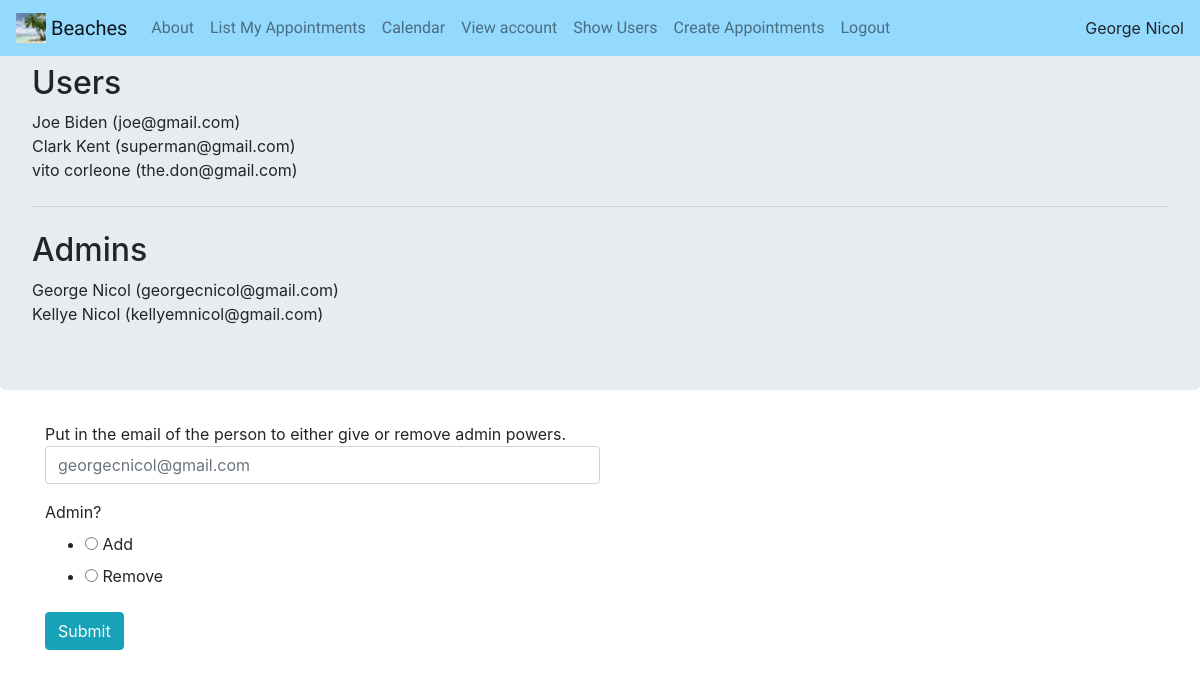
/users/show (signed in), run on the app's committed database.
### project/models.py (models this page shows, shortened)
class User(db.Model, UserMixin):
    __tablename__ = 'users'
    id = db.Column(db.Integer, primary_key = True)
    profile_image = db.Column(db.String(), nullable = False, default = 'default_image.png')
    email = db.Column(db.String(), unique = True, index = True)
    first = db.Column(db.String())
    last = db.Column(db.String(), index = True)
    password_hash = db.Column(db.String())
    phone = db.Column(db.String())
    is_admin = db.Column(db.Integer())
    email_me = db.Column(db.Integer())
    text_me = db.Column(db.Integer())
    appointment = db.relationship('Appointment', back_populates = 'user')
    def __repr__(self):
        return f"{self.first} {self.last} ({self.email})"

### project/users/views.py (the view)
@users.route('/show', methods = ['GET', 'POST'])
@login_required
def show():
    if current_user.is_admin:
        users = User.query.filter_by(is_admin = 0).order_by(User.last).all()
        admins = User.query.filter_by(is_admin = 1).order_by(User.last).all()
        form = AlterAdminForm()
        if form.validate_on_submit():
            user = User.query.filter_by(email = form.email.data.lower()).first()
            if user is not None:
                user.set_admin(form.add_or_remove.data)
                db.session.commit()
        return render_template('show-users.html', form = form, admins = admins, users = users)
    else:
        return redirect(url_for('core.index'))

### project/users/forms.py
class AlterAdminForm(BasicEmail):
    add_or_remove = wtforms.RadioField('Admin?', coerce = int, choices = [(1, 'Add'), (0, 'Remove')])

### project/models.py (called while the page is built)
@login_manager.user_loader
def load_user(user_id):
    return User.query.get(user_id)

### project/users/templates/users/show-users.html (shortened to what this page needs)
{% extends'base.html' %}
{% block content %}
    <div class = 'jumbotron'>
    <h2>Users</h2>
    {% for user in users %}
    {{ user }} <br>
    {% endfor %}
            <hr class = 'my-4'>
    <h2>Admins</h2>
    {% for admin in admins %}
    {{ admin }} <br>
    {% endfor %}
    </div>
    <div class = 'container'>
    Put in the email of the person to either give or remove admin powers.<br>
    <form method = 'POST'>
    <div class = 'form-group'>
        {{ form.email(placeholder = current_user.email, class = 'col-md-6 form-control') }}
    </div>
    <div class = 'form-group'>
        {{ form.add_or_remove.label() }} {{ form.add_or_remove() }}
    </div>
    {{ form.submit(class = 'btn btn-info') }}
    </form>
    </div>
{% endblock %}

### project/templates/base.html (shortened to what this page needs)
<!DOCTYPE html>
<html lang="en">
<head>
    <link rel="stylesheet" href="https://stackpath.bootstrapcdn.com/bootstrap/4.5.0/css/bootstrap.min.css">
    <link href="../static/fonts.css" rel="stylesheet">
</head>
<body>
    <nav class="navbar fixed-top navbar-expand-lg navbar-light" style="background-color: #94daff;">
      <a class="navbar-brand" href="{{ url_for('core.index') }}">
        <img src="../static/logo-512x512.png" width="30" height="30" class="d-inline-block align-top" alt="" loading="lazy">
    Beaches
      </a>
      <div class="collapse navbar-collapse" id="navbarSupportedContent">
        <ul class="navbar-nav mr-auto">
          <li class="nav-item">
            <a class="nav-link" href="{{ url_for('core.about') }}">About<span class="sr-only">(current)</span></a>
          </li>
          {% if current_user.is_authenticated %}
              <li class="nav-item">
                  <a class="nav-link" href="{{ url_for('appointments.list_appointments')}}">List My Appointments</a>
              </li>
              <li class="nav-item">
                  <a class="nav-link" href="{{ url_for('appointments.calendar')}}">Calendar</a>
              </li>
              <li class="nav-item">
                  <a class="nav-link" href="{{ url_for('users.account')}}">View account</a>
              </li>
              {% if current_user.is_admin %}
              <li class="nav-item">
                  <a class="nav-link" href="{{ url_for('users.show') }}">Show Users</a>
              </li>
              <li class="nav-item">
                  <a class="nav-link" href="{{ url_for('appointments.create')}}">Create Appointments</a>
              </li>
              {% endif %}
              <li class="nav-item">
                  <a class="nav-link" href="{{ url_for('core.logout')}}">Logout</a>
              </li>
          {% endif %}
        </ul>
                {% if current_user.is_authenticated %}
                {{ current_user.first }} {{ current_user.last }}
                {% endif %}
      </div>
    </nav>
{% block content %}
{% endblock %}
</body>
</html>

### data on the page
User: first "George", last "Nicol", first+last+email "George Nicol (georgecnicol@gmail.com)"
User: first+last+email "Joe Biden (joe@gmail.com)"
User: first+last+email "Clark Kent (superman@gmail.com)"
User: first+last+email "vito corleone (the.don@gmail.com)"
User: first+last+email "Kellye Nicol (kellyemnicol@gmail.com)"
